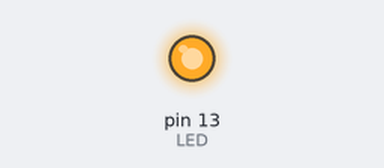
Bench run of a sketch on a simulated Arduino Uno, built with avr-gcc and run on an emulated ATmega328P. On the bench: output pins drawn as LEDs (lit = HIGH). What the sketch prints to the serial monitor is not drawn.

Above: at 0.2 s.
At 30.7 s:
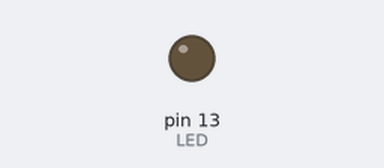
Timing chart, 0 to 34.5 s (numbered marks = the images above):
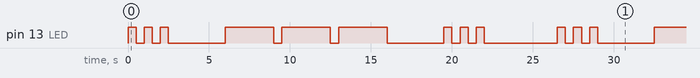

Measured:
- by itself, pin 13 (LED): repeats every 26.5 s: 2 × (LOW 0.50 s, HIGH 0.50 s), LOW 3.5 s, 2 × (HIGH 3.0 s, LOW 0.50 s), HIGH 3.0 s, LOW 3.5 s, 2 × (HIGH 0.50 s, LOW 0.50 s), HIGH 0.50 s, LOW 4.5 s, HIGH 0.50 s
- by itself, everything shown: repeats every 26.5 s, in 18 steps

The sketch:

01-blink-sos.ino
```cpp
const int LED = 13;
const int LONG = 3000;
const int SHORT = 500;

void setup()
{
    pinMode(LED, OUTPUT);
    Serial.begin(9600);
}
void on(int time)
{
    digitalWrite(LED, HIGH);
    delay(time);
    digitalWrite(LED, LOW);
    delay(SHORT);
}
void harfS()
{
    Serial.print("s ");
    for (int i = 1; i <= 3; i++)
    {
        on(SHORT);
    }
    delay(LONG);
}
void harfO()
{
    Serial.print("o ");
    for (int i = 1; i <= 3; i++)
    {
        on(LONG);
    }
    delay(LONG);
}
void loop()
{
    harfS();
    harfO();
    harfS();
    Serial.println();
    delay(1000);
}
```
